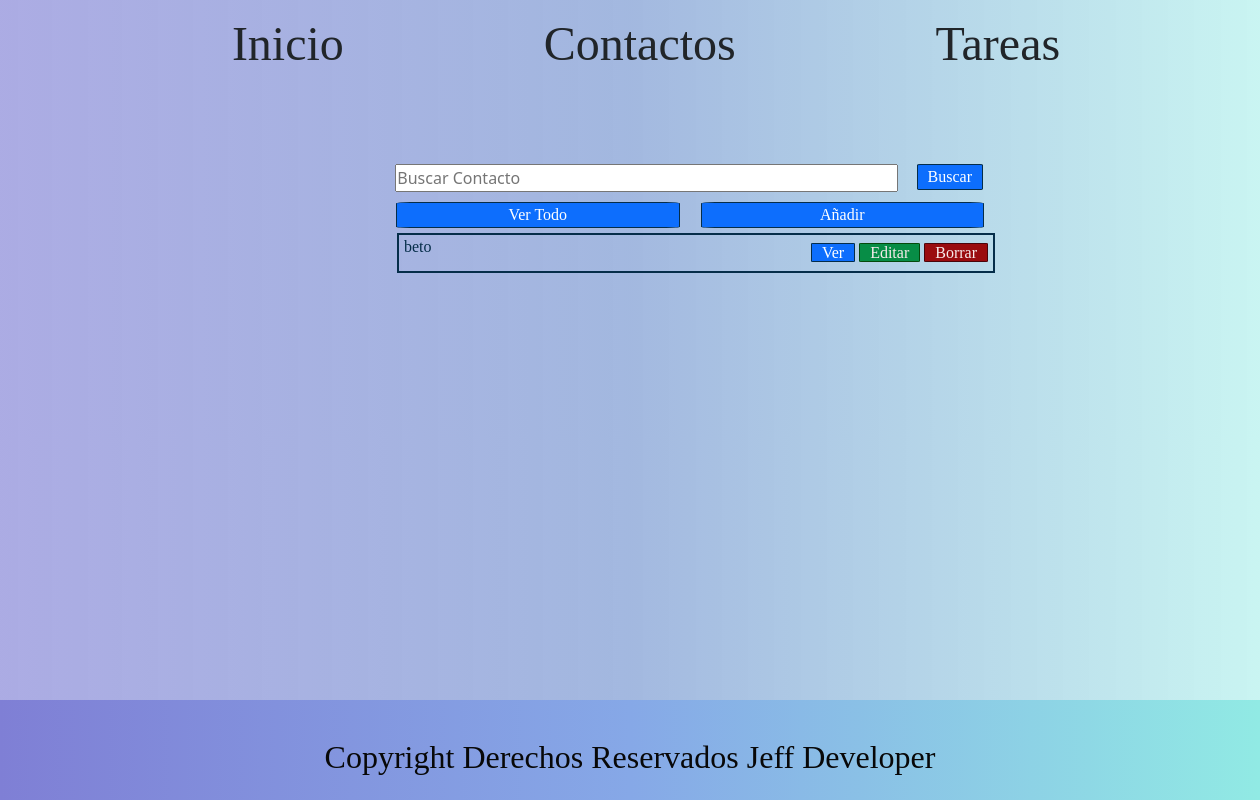
/contactos/, run on an earlier commit of the app's database.
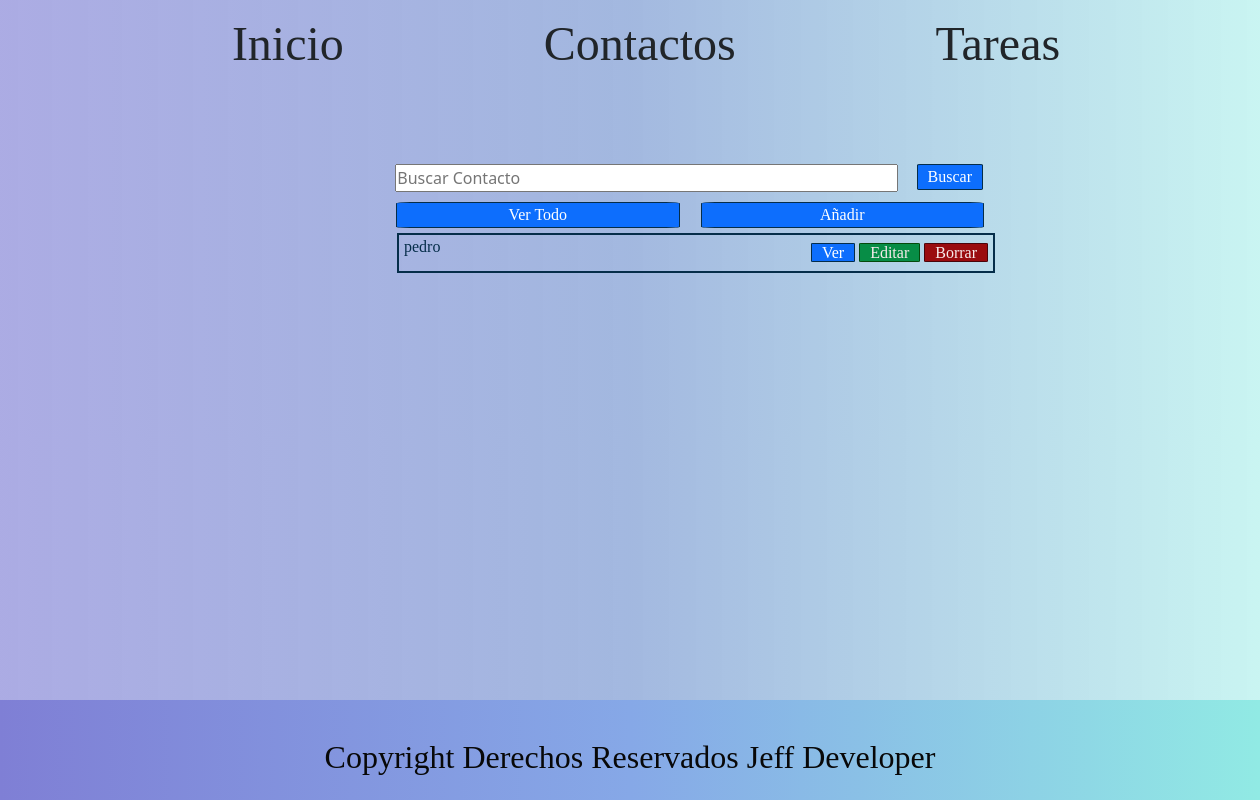
And on a later commit of the database.
### contactos/models.py (models this page shows)
class Contactos(models.Model):
    name = models.CharField(max_length=50, blank= False, null= False)
    last_name = models.CharField(max_length=50, blank= True, null= True)
    phone = models.CharField(max_length=12, blank= True, null=True )
    mobile = models.CharField(max_length=12, blank=False , null=False )
    email = models.EmailField()
    company = models.CharField(max_length=20, blank= True, null= True)
    date = models.DateField(default= date.today)
    notes =models.TextField(blank=True, null=True)
    def __str__(self):
        return self.name

### contactos/views.py (the view)
# urls.py: path('', views.index, name='contactos'),
def index(request):
    contacto = Contactos.objects.filter(name__contains=request.GET.get('Buscar', ''))
    context = {
        'contacto': contacto
    }
    return render(request, 'contactos/index.html', context)

### Template/Contactos/index.html (shortened to what this page needs)
{% extends 'layout/base.html' %}
{% block 'content' %}
    <form class="container" action="{% url 'contactos' %}" method="GET">
        <input type="text" name="Buscar" placeholder="Buscar Contacto" class="place">
        <input type="submit" value="Buscar" class="botonbus" >
    </form>
    <div class="reseteo">
        <a href="{% url 'contactos' %}" class="botonver">Ver Todo</a>
        <a href="{% url 'contactos_create' %}" class="botonañadir">Añadir</a>
    </div>
    <ul class="lista-1">
        {% for contactos in contacto %}
        <li>{{contactos}}
            <span class="boton">
                <a href="{% url 'contactos_view' contactos.id %}" class="boton1">Ver</a>
                <a href="{% url 'contactos_edit' contactos.id %}" class="boton2">Editar</a>
                <a href="{% url 'contactos_delete' contactos.id %}" class="boton3">Borrar</a>
            </span>
        </li>
        {% endfor %}
    </ul>
{% endblock %}

### Template/layout/base.html (shortened to what this page needs)
{% load static %}
<!DOCTYPE html>
<html>
    <head>
        <link rel="stylesheet" href="https://cdn.jsdelivr.net/npm/bootstrap@5.2.3/dist/css/bootstrap.min.css">
        <link rel="stylesheet" href="/static/css/styles.css">
    </head>
    <body>
        <header>
        {% include "./partials/menu.html" %}
        </header>
        <main>
            {% block 'content' %}{% endblock 'content' %}
        </main>
        <footer>
        {% include './partials/footer.html' %}
        </footer>
    </body>
</html>

### Template/layout/partials/menu.html
{% load static %}
<nav class="navbar" data-bs-theme="dark">
    <ul class="nav-list">
        <li><a class="nav-link" href="{% url 'index' %}"> Inicio </a></li>
        <li><a class="nav-link" href="{% url 'contactos' %}"> Contactos </a></li>
        <li><a class="nav-link" href="{% url 'lista' %}"> Tareas </a></li>
    </ul>
</nav>

### Template/layout/partials/footer.html
{% load static %}
<footer>
    <div>
        <p>Copyright Derechos Reservados Jeff Developer</p>
    </div>
</footer>

### static/css/styles.css (style rules this page uses)
:root { --color-primary: rgb(247, 236, 236); --color-secondary: #0D6EFD; --color-body: #052D49; --fonts-main: Chuby; --fonts-text: Rich; --fonts-princi: varsy; }
* { margin: 0; padding: 0; box-sizing: border-box; }
a { text-decoration: none; color: var(--color-primary); }
body { background-image: linear-gradient(to right,#7f7fd5a6,#6085c994,#91eae47c); }
.nav-list { display: flex; list-style: none; font-family: var(--fonts-main); font-size: 3rem; width: 100%; align-items: center; justify-content: space-evenly; }
.nav-link { justify-content: space-around; }
.lista-1 { width: 50%; }
.lista-1 li { font-family:var(--fonts-text); color:var(--color-body); border: solid 2px; margin-top: 5px; width: 100%; list-style: none; padding-left: 5px; text-decoration: none; height: 40px; font-size: 1rem; }
.boton { float: right; padding-right: 5px; padding-top: 6px; }
.boton1 { text-decoration: none; color: white; border-radius: 5%; border: solid 1px; border-color: #052D49; padding-left: 10px; padding-right: 10px; background-color: #0D6EFD; }
.boton2 { border-radius: 5%; border: solid 1px; border-color: #05490c; padding-left: 10px; padding-right: 10px; background-color: #078d46; }
.boton3 { border-radius: 5%; border: solid 1px; border-color: #49050c; padding-left: 10px; padding-right: 10px; background-color: #9a0c0f; }
.container { width: 50%; position: relative; justify-content: center; text-align: center; align-items: center; margin-bottom: 10px; margin-top: 10px; }
.place { width: 83%; }
.botonbus { float: right; font-family: var(--fonts-text); color: white; border-radius: 5%; border: solid 1px; border-color: #052D49; padding-left: 10px; padding-right: 10px; background-color: #0D6EFD; }
.reseteo { width: 50%; margin-left: 20px; display: flex; align-items: flex; justify-content: space-evenly; }
.botonver { text-align: center; font-family: var(--fonts-text); color: white; border-radius: 5%; border: solid 1px; border-color: #052D49; width: 45%; background-color: #0D6EFD; }
.botonañadir { text-align: center; font-family: var(--fonts-text); color: white; border-radius: 5%; border: solid 1px; border-color: #052D49; width: 45%; background-color: #0D6EFD; }
footer { padding-top: 30px; margin-top: 50px; height: 100px; background-image: linear-gradient(to left,#91EAE4, #86A8E7,#7F7FD5); font-family: var(--fonts-main); color: rgb(8, 8, 8); font-size: 2rem; position: fixed; bottom: 0; width: 100%; display: flex; justify-content: center; align-items: center; }
main { display: flex; flex-direction: column; justify-content: flex-start; align-items: center; height: 100%; width: 100vw; margin: 50px; padding-bottom: 6rem; }

What changed in the data, as far as the page shows it:
removed Contactos: name "beto"
added Contactos: name "pedro"
